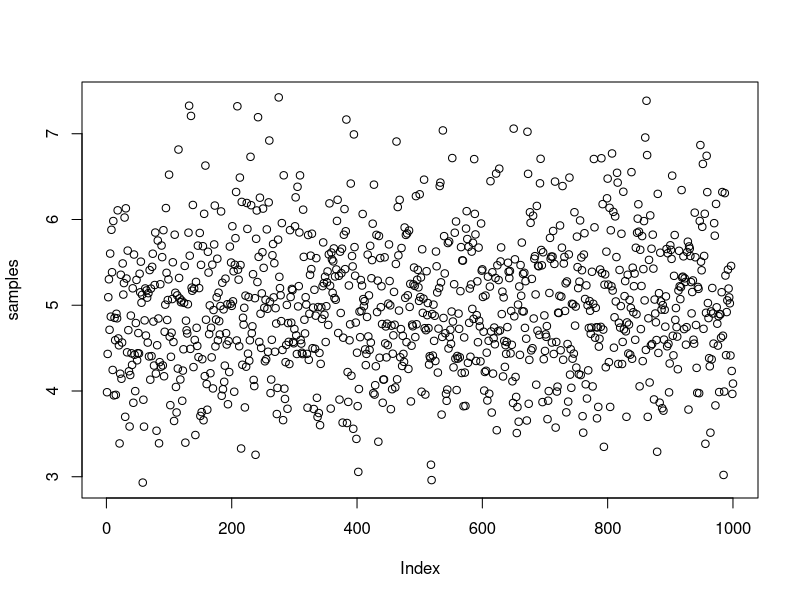
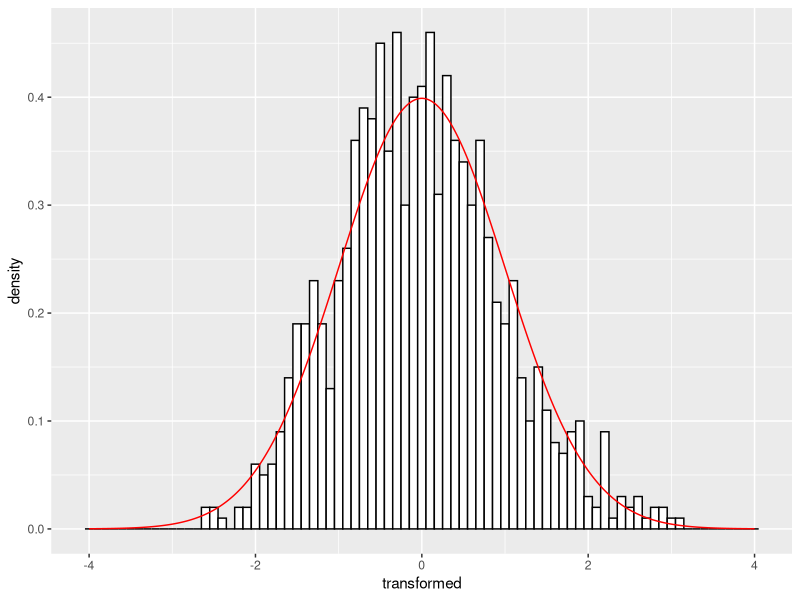

Reproduce these figures in R, in order.
## ---- chunk 1
samplesize = 40
repitions = 1000
lambda = 0.2
samples = replicate(n = repitions,expr = mean(rexp(samplesize,lambda)))
plot(samples)
mean(samples)
sd(samples)
## ---- chunk 2
transformed = sqrt(40)*(samples-5)/(1/lambda)
library(ggplot2)
ggplot() + geom_histogram(binwidth=0.1, colour="black", fill="white",aes(x=transformed,y = ..density..)) + geom_line(aes(x=seq(from=-4,to=4,length.out=repitions),y=dnorm(seq(from=-4,to=4,length.out=repitions))), colour="red")
